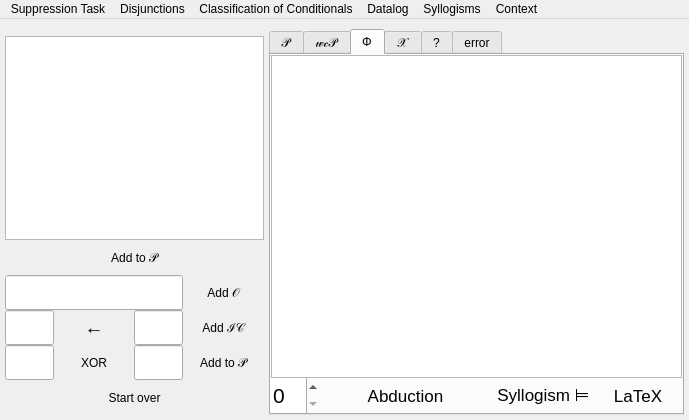
<?xml version="1.0" encoding="UTF-8"?>
<ui version="4.0">
 <class>MainWindow</class>
 <widget class="QMainWindow" name="MainWindow">
  <property name="enabled">
   <bool>true</bool>
  </property>
  <property name="geometry">
   <rect>
    <x>0</x>
    <y>0</y>
    <width>689</width>
    <height>420</height>
   </rect>
  </property>
  <property name="sizePolicy">
   <sizepolicy hsizetype="Expanding" vsizetype="Expanding">
    <horstretch>0</horstretch>
    <verstretch>0</verstretch>
   </sizepolicy>
  </property>
  <property name="minimumSize">
   <size>
    <width>530</width>
    <height>420</height>
   </size>
  </property>
  <property name="windowTitle">
   <string>WCS Reasoner</string>
  </property>
  <property name="tabShape">
   <enum>QTabWidget::Rounded</enum>
  </property>
  <property name="unifiedTitleAndToolBarOnMac">
   <bool>true</bool>
  </property>
  <widget class="QWidget" name="centralwidget">
   <property name="sizePolicy">
    <sizepolicy hsizetype="Expanding" vsizetype="Expanding">
     <horstretch>0</horstretch>
     <verstretch>0</verstretch>
    </sizepolicy>
   </property>
   <property name="minimumSize">
    <size>
     <width>400</width>
     <height>397</height>
    </size>
   </property>
   <layout class="QHBoxLayout" name="horizontalLayout" stretch="5,8">
    <property name="spacing">
     <number>5</number>
    </property>
    <property name="leftMargin">
     <number>5</number>
    </property>
    <property name="topMargin">
     <number>10</number>
    </property>
    <property name="rightMargin">
     <number>5</number>
    </property>
    <property name="bottomMargin">
     <number>5</number>
    </property>
    <item>
     <layout class="QGridLayout" name="gridLayout">
      <property name="topMargin">
       <number>7</number>
      </property>
      <property name="spacing">
       <number>0</number>
      </property>
      <item row="4" column="0" colspan="3">
       <widget class="QLineEdit" name="observation_line_edit">
        <property name="sizePolicy">
         <sizepolicy hsizetype="MinimumExpanding" vsizetype="Fixed">
          <horstretch>0</horstretch>
          <verstretch>0</verstretch>
         </sizepolicy>
        </property>
        <property name="minimumSize">
         <size>
          <width>0</width>
          <height>35</height>
         </size>
        </property>
        <property name="font">
         <font>
          <pointsize>14</pointsize>
         </font>
        </property>
       </widget>
      </item>
      <item row="7" column="2">
       <widget class="QLineEdit" name="disjunction_line_edit_right">
        <property name="sizePolicy">
         <sizepolicy hsizetype="Expanding" vsizetype="Fixed">
          <horstretch>0</horstretch>
          <verstretch>0</verstretch>
         </sizepolicy>
        </property>
        <property name="minimumSize">
         <size>
          <width>10</width>
          <height>35</height>
         </size>
        </property>
        <property name="font">
         <font>
          <pointsize>14</pointsize>
         </font>
        </property>
       </widget>
      </item>
      <item row="5" column="3">
       <widget class="QPushButton" name="input_constraint_button">
        <property name="enabled">
         <bool>true</bool>
        </property>
        <property name="sizePolicy">
         <sizepolicy hsizetype="Expanding" vsizetype="Fixed">
          <horstretch>0</horstretch>
          <verstretch>0</verstretch>
         </sizepolicy>
        </property>
        <property name="minimumSize">
         <size>
          <width>81</width>
          <height>35</height>
         </size>
        </property>
        <property name="toolTip">
         <string>Add intergrity constraint</string>
        </property>
        <property name="text">
         <string>Add ℐ𝒞</string>
        </property>
        <property name="flat">
         <bool>true</bool>
        </property>
       </widget>
      </item>
      <item row="4" column="3">
       <widget class="QPushButton" name="input_observation_button">
        <property name="sizePolicy">
         <sizepolicy hsizetype="Expanding" vsizetype="Fixed">
          <horstretch>0</horstretch>
          <verstretch>0</verstretch>
         </sizepolicy>
        </property>
        <property name="minimumSize">
         <size>
          <width>81</width>
          <height>35</height>
         </size>
        </property>
        <property name="toolTip">
         <string>Add obsevration</string>
        </property>
        <property name="autoFillBackground">
         <bool>true</bool>
        </property>
        <property name="text">
         <string>Add 𝒪</string>
        </property>
        <property name="flat">
         <bool>true</bool>
        </property>
       </widget>
      </item>
      <item row="5" column="0">
       <widget class="QLineEdit" name="constraint_left_head_line_edit">
        <property name="enabled">
         <bool>true</bool>
        </property>
        <property name="sizePolicy">
         <sizepolicy hsizetype="Expanding" vsizetype="Fixed">
          <horstretch>0</horstretch>
          <verstretch>0</verstretch>
         </sizepolicy>
        </property>
        <property name="minimumSize">
         <size>
          <width>10</width>
          <height>35</height>
         </size>
        </property>
        <property name="font">
         <font>
          <pointsize>14</pointsize>
         </font>
        </property>
       </widget>
      </item>
      <item row="9" column="0" colspan="4">
       <widget class="QPushButton" name="clear_program_button">
        <property name="sizePolicy">
         <sizepolicy hsizetype="MinimumExpanding" vsizetype="Fixed">
          <horstretch>0</horstretch>
          <verstretch>0</verstretch>
         </sizepolicy>
        </property>
        <property name="minimumSize">
         <size>
          <width>0</width>
          <height>35</height>
         </size>
        </property>
        <property name="toolTip">
         <string/>
        </property>
        <property name="text">
         <string>Start over</string>
        </property>
        <property name="flat">
         <bool>true</bool>
        </property>
       </widget>
      </item>
      <item row="5" column="2">
       <widget class="QLineEdit" name="constraint_right_body_line_edit">
        <property name="enabled">
         <bool>true</bool>
        </property>
        <property name="sizePolicy">
         <sizepolicy hsizetype="Expanding" vsizetype="Fixed">
          <horstretch>0</horstretch>
          <verstretch>0</verstretch>
         </sizepolicy>
        </property>
        <property name="minimumSize">
         <size>
          <width>10</width>
          <height>35</height>
         </size>
        </property>
        <property name="font">
         <font>
          <pointsize>14</pointsize>
         </font>
        </property>
       </widget>
      </item>
      <item row="7" column="0">
       <widget class="QLineEdit" name="disjunction_line_edit_left">
        <property name="sizePolicy">
         <sizepolicy hsizetype="Expanding" vsizetype="Fixed">
          <horstretch>0</horstretch>
          <verstretch>0</verstretch>
         </sizepolicy>
        </property>
        <property name="minimumSize">
         <size>
          <width>10</width>
          <height>35</height>
         </size>
        </property>
        <property name="font">
         <font>
          <pointsize>14</pointsize>
         </font>
        </property>
       </widget>
      </item>
      <item row="0" column="0" colspan="4">
       <widget class="QPlainTextEdit" name="input_program_text_edit">
        <property name="sizePolicy">
         <sizepolicy hsizetype="MinimumExpanding" vsizetype="Expanding">
          <horstretch>0</horstretch>
          <verstretch>0</verstretch>
         </sizepolicy>
        </property>
        <property name="minimumSize">
         <size>
          <width>0</width>
          <height>0</height>
         </size>
        </property>
        <property name="font">
         <font>
          <pointsize>12</pointsize>
         </font>
        </property>
        <property name="styleSheet">
         <string notr="true"/>
        </property>
        <property name="placeholderText">
         <string/>
        </property>
       </widget>
      </item>
      <item row="7" column="3">
       <widget class="QPushButton" name="input_disjunction_button">
        <property name="sizePolicy">
         <sizepolicy hsizetype="Expanding" vsizetype="Fixed">
          <horstretch>0</horstretch>
          <verstretch>0</verstretch>
         </sizepolicy>
        </property>
        <property name="minimumSize">
         <size>
          <width>81</width>
          <height>35</height>
         </size>
        </property>
        <property name="toolTip">
         <string>Add Disjunction</string>
        </property>
        <property name="text">
         <string>Add to 𝒫</string>
        </property>
        <property name="flat">
         <bool>true</bool>
        </property>
       </widget>
      </item>
      <item row="3" column="0" colspan="4">
       <widget class="QPushButton" name="input_program_button">
        <property name="sizePolicy">
         <sizepolicy hsizetype="Expanding" vsizetype="Fixed">
          <horstretch>0</horstretch>
          <verstretch>0</verstretch>
         </sizepolicy>
        </property>
        <property name="minimumSize">
         <size>
          <width>0</width>
          <height>35</height>
         </size>
        </property>
        <property name="autoFillBackground">
         <bool>true</bool>
        </property>
        <property name="text">
         <string>Add to 𝒫</string>
        </property>
        <property name="flat">
         <bool>true</bool>
        </property>
       </widget>
      </item>
      <item row="7" column="1">
       <widget class="QPushButton" name="exclusive_button">
        <property name="sizePolicy">
         <sizepolicy hsizetype="Minimum" vsizetype="Fixed">
          <horstretch>0</horstretch>
          <verstretch>0</verstretch>
         </sizepolicy>
        </property>
        <property name="minimumSize">
         <size>
          <width>0</width>
          <height>35</height>
         </size>
        </property>
        <property name="text">
         <string>XOR</string>
        </property>
        <property name="checkable">
         <bool>true</bool>
        </property>
        <property name="flat">
         <bool>true</bool>
        </property>
       </widget>
      </item>
      <item row="5" column="1">
       <widget class="QLabel" name="reverse_label_4">
        <property name="enabled">
         <bool>true</bool>
        </property>
        <property name="sizePolicy">
         <sizepolicy hsizetype="Minimum" vsizetype="Fixed">
          <horstretch>0</horstretch>
          <verstretch>0</verstretch>
         </sizepolicy>
        </property>
        <property name="minimumSize">
         <size>
          <width>0</width>
          <height>35</height>
         </size>
        </property>
        <property name="font">
         <font>
          <pointsize>14</pointsize>
         </font>
        </property>
        <property name="text">
         <string>←</string>
        </property>
        <property name="alignment">
         <set>Qt::AlignCenter</set>
        </property>
       </widget>
      </item>
     </layout>
    </item>
    <item>
     <widget class="QTabWidget" name="tabWidget">
      <property name="sizePolicy">
       <sizepolicy hsizetype="MinimumExpanding" vsizetype="Expanding">
        <horstretch>0</horstretch>
        <verstretch>0</verstretch>
       </sizepolicy>
      </property>
      <property name="minimumSize">
       <size>
        <width>0</width>
        <height>0</height>
       </size>
      </property>
      <property name="toolTip">
       <string/>
      </property>
      <property name="currentIndex">
       <number>2</number>
      </property>
      <property name="elideMode">
       <enum>Qt::ElideNone</enum>
      </property>
      <property name="tabsClosable">
       <bool>false</bool>
      </property>
      <widget class="QWidget" name="Ptab">
       <property name="font">
        <font>
         <pointsize>16</pointsize>
        </font>
       </property>
       <attribute name="title">
        <string>𝒫</string>
       </attribute>
       <attribute name="toolTip">
        <string>Program</string>
       </attribute>
       <layout class="QVBoxLayout" name="verticalLayout">
        <property name="spacing">
         <number>0</number>
        </property>
        <property name="leftMargin">
         <number>0</number>
        </property>
        <property name="topMargin">
         <number>0</number>
        </property>
        <property name="rightMargin">
         <number>0</number>
        </property>
        <property name="bottomMargin">
         <number>0</number>
        </property>
        <item>
         <widget class="QTextEdit" name="PTextEdit">
          <property name="sizePolicy">
           <sizepolicy hsizetype="Expanding" vsizetype="Expanding">
            <horstretch>0</horstretch>
            <verstretch>0</verstretch>
           </sizepolicy>
          </property>
          <property name="styleSheet">
           <string notr="true"/>
          </property>
          <property name="readOnly">
           <bool>true</bool>
          </property>
         </widget>
        </item>
        <item>
         <layout class="QHBoxLayout" name="horizontalLayout_2" stretch="8,5">
          <item>
           <widget class="QPushButton" name="to_wc_button">
            <property name="enabled">
             <bool>true</bool>
            </property>
            <property name="sizePolicy">
             <sizepolicy hsizetype="Expanding" vsizetype="Fixed">
              <horstretch>0</horstretch>
              <verstretch>0</verstretch>
             </sizepolicy>
            </property>
            <property name="minimumSize">
             <size>
              <width>0</width>
              <height>35</height>
             </size>
            </property>
            <property name="font">
             <font>
              <pointsize>13</pointsize>
             </font>
            </property>
            <property name="toolTip">
             <string>Ground and weakly complete</string>
            </property>
            <property name="text">
             <string>Next</string>
            </property>
            <property name="flat">
             <bool>true</bool>
            </property>
           </widget>
          </item>
          <item>
           <widget class="QPushButton" name="p_latex">
            <property name="minimumSize">
             <size>
              <width>92</width>
              <height>35</height>
             </size>
            </property>
            <property name="maximumSize">
             <size>
              <width>92</width>
              <height>35</height>
             </size>
            </property>
            <property name="font">
             <font>
              <pointsize>13</pointsize>
             </font>
            </property>
            <property name="text">
             <string>LaTeX</string>
            </property>
            <property name="iconSize">
             <size>
              <width>92</width>
              <height>35</height>
             </size>
            </property>
            <property name="checkable">
             <bool>true</bool>
            </property>
            <property name="flat">
             <bool>true</bool>
            </property>
           </widget>
          </item>
         </layout>
        </item>
       </layout>
      </widget>
      <widget class="QWidget" name="wcPtab">
       <property name="font">
        <font>
         <pointsize>16</pointsize>
        </font>
       </property>
       <attribute name="title">
        <string>𝓌𝒸𝒫</string>
       </attribute>
       <attribute name="toolTip">
        <string>Weak Completion of the Program</string>
       </attribute>
       <layout class="QVBoxLayout" name="verticalLayout_3">
        <property name="spacing">
         <number>0</number>
        </property>
        <property name="leftMargin">
         <number>0</number>
        </property>
        <property name="topMargin">
         <number>0</number>
        </property>
        <property name="rightMargin">
         <number>0</number>
        </property>
        <property name="bottomMargin">
         <number>0</number>
        </property>
        <item>
         <widget class="QTextEdit" name="wcPTextEdit">
          <property name="minimumSize">
           <size>
            <width>250</width>
            <height>0</height>
           </size>
          </property>
          <property name="styleSheet">
           <string notr="true"/>
          </property>
          <property name="readOnly">
           <bool>true</bool>
          </property>
         </widget>
        </item>
        <item>
         <layout class="QHBoxLayout" name="horizontalLayout_3" stretch="8,3,2">
          <item>
           <widget class="QPushButton" name="to_phi_button">
            <property name="enabled">
             <bool>true</bool>
            </property>
            <property name="minimumSize">
             <size>
              <width>0</width>
              <height>35</height>
             </size>
            </property>
            <property name="maximumSize">
             <size>
              <width>16777215</width>
              <height>35</height>
             </size>
            </property>
            <property name="font">
             <font>
              <pointsize>13</pointsize>
             </font>
            </property>
            <property name="toolTip">
             <string>Find fixed point</string>
            </property>
            <property name="text">
             <string>Next</string>
            </property>
            <property name="flat">
             <bool>true</bool>
            </property>
           </widget>
          </item>
          <item>
           <widget class="QPushButton" name="starting_i_button">
            <property name="minimumSize">
             <size>
              <width>85</width>
              <height>35</height>
             </size>
            </property>
            <property name="maximumSize">
             <size>
              <width>16777215</width>
              <height>35</height>
             </size>
            </property>
            <property name="font">
             <font>
              <pointsize>13</pointsize>
             </font>
            </property>
            <property name="toolTip">
             <string>Enter starting interpretation</string>
            </property>
            <property name="text">
             <string>Starting ℐ</string>
            </property>
            <property name="flat">
             <bool>true</bool>
            </property>
           </widget>
          </item>
          <item>
           <widget class="QPushButton" name="wcP_latex">
            <property name="minimumSize">
             <size>
              <width>0</width>
              <height>35</height>
             </size>
            </property>
            <property name="maximumSize">
             <size>
              <width>16777215</width>
              <height>35</height>
             </size>
            </property>
            <property name="font">
             <font>
              <pointsize>13</pointsize>
             </font>
            </property>
            <property name="text">
             <string>LaTeX</string>
            </property>
            <property name="checkable">
             <bool>true</bool>
            </property>
            <property name="flat">
             <bool>true</bool>
            </property>
           </widget>
          </item>
         </layout>
        </item>
       </layout>
      </widget>
      <widget class="QWidget" name="Phitab">
       <property name="font">
        <font>
         <pointsize>16</pointsize>
        </font>
       </property>
       <attribute name="title">
        <string>Φ</string>
       </attribute>
       <attribute name="toolTip">
        <string>Semantic Operator. Find the fixed point. Find the least model.</string>
       </attribute>
       <layout class="QVBoxLayout" name="verticalLayout_4">
        <property name="spacing">
         <number>0</number>
        </property>
        <property name="leftMargin">
         <number>0</number>
        </property>
        <property name="topMargin">
         <number>0</number>
        </property>
        <property name="rightMargin">
         <number>0</number>
        </property>
        <property name="bottomMargin">
         <number>0</number>
        </property>
        <item>
         <widget class="QTextEdit" name="PhiTextEdit">
          <property name="styleSheet">
           <string notr="true"/>
          </property>
          <property name="readOnly">
           <bool>true</bool>
          </property>
         </widget>
        </item>
        <item>
         <layout class="QHBoxLayout" name="horizontalLayout_4" stretch="0,6,3,3">
          <item>
           <widget class="QSpinBox" name="spinBox">
            <property name="sizePolicy">
             <sizepolicy hsizetype="Minimum" vsizetype="Fixed">
              <horstretch>0</horstretch>
              <verstretch>0</verstretch>
             </sizepolicy>
            </property>
            <property name="minimumSize">
             <size>
              <width>0</width>
              <height>35</height>
             </size>
            </property>
            <property name="toolTip">
             <string/>
            </property>
            <property name="frame">
             <bool>false</bool>
            </property>
           </widget>
          </item>
          <item>
           <widget class="QPushButton" name="to_x_button">
            <property name="enabled">
             <bool>true</bool>
            </property>
            <property name="minimumSize">
             <size>
              <width>0</width>
              <height>35</height>
             </size>
            </property>
            <property name="font">
             <font>
              <pointsize>13</pointsize>
             </font>
            </property>
            <property name="toolTip">
             <string>Skeptical abduction</string>
            </property>
            <property name="text">
             <string>Abduction</string>
            </property>
            <property name="flat">
             <bool>true</bool>
            </property>
           </widget>
          </item>
          <item>
           <widget class="QPushButton" name="to_syll_button">
            <property name="minimumSize">
             <size>
              <width>0</width>
              <height>35</height>
             </size>
            </property>
            <property name="font">
             <font>
              <pointsize>13</pointsize>
             </font>
            </property>
            <property name="text">
             <string>Syllogism ⊨</string>
            </property>
            <property name="flat">
             <bool>true</bool>
            </property>
           </widget>
          </item>
          <item>
           <widget class="QPushButton" name="phi_latex">
            <property name="minimumSize">
             <size>
              <width>0</width>
              <height>35</height>
             </size>
            </property>
            <property name="font">
             <font>
              <pointsize>13</pointsize>
             </font>
            </property>
            <property name="text">
             <string>LaTeX</string>
            </property>
            <property name="checkable">
             <bool>true</bool>
            </property>
            <property name="flat">
             <bool>true</bool>
            </property>
           </widget>
          </item>
         </layout>
        </item>
       </layout>
      </widget>
      <widget class="QWidget" name="Xtab">
       <property name="font">
        <font>
         <pointsize>16</pointsize>
        </font>
       </property>
       <attribute name="title">
        <string>𝒳</string>
       </attribute>
       <attribute name="toolTip">
        <string>Abduction: reason skeptically</string>
       </attribute>
       <layout class="QVBoxLayout" name="verticalLayout_5">
        <property name="spacing">
         <number>0</number>
        </property>
        <property name="leftMargin">
         <number>0</number>
        </property>
        <property name="topMargin">
         <number>0</number>
        </property>
        <property name="rightMargin">
         <number>0</number>
        </property>
        <property name="bottomMargin">
         <number>0</number>
        </property>
        <item>
         <widget class="QTextEdit" name="XTextEdit">
          <property name="styleSheet">
           <string notr="true"/>
          </property>
          <property name="readOnly">
           <bool>true</bool>
          </property>
         </widget>
        </item>
        <item>
         <widget class="QPushButton" name="x_latex">
          <property name="minimumSize">
           <size>
            <width>0</width>
            <height>35</height>
           </size>
          </property>
          <property name="font">
           <font>
            <pointsize>13</pointsize>
           </font>
          </property>
          <property name="text">
           <string>LaTeX</string>
          </property>
          <property name="iconSize">
           <size>
            <width>46</width>
            <height>23</height>
           </size>
          </property>
          <property name="checkable">
           <bool>true</bool>
          </property>
          <property name="flat">
           <bool>true</bool>
          </property>
         </widget>
        </item>
       </layout>
      </widget>
      <widget class="QWidget" name="help_tab">
       <attribute name="title">
        <string>?</string>
       </attribute>
       <layout class="QVBoxLayout" name="verticalLayout_6">
        <property name="spacing">
         <number>0</number>
        </property>
        <property name="leftMargin">
         <number>0</number>
        </property>
        <property name="topMargin">
         <number>0</number>
        </property>
        <property name="rightMargin">
         <number>0</number>
        </property>
        <property name="bottomMargin">
         <number>0</number>
        </property>
        <item>
         <widget class="QTextEdit" name="help_textEdit">
          <property name="font">
           <font>
            <pointsize>14</pointsize>
           </font>
          </property>
          <property name="styleSheet">
           <string notr="true"/>
          </property>
          <property name="readOnly">
           <bool>true</bool>
          </property>
         </widget>
        </item>
        <item>
         <widget class="QPushButton" name="open_guide_button">
          <property name="enabled">
           <bool>true</bool>
          </property>
          <property name="minimumSize">
           <size>
            <width>0</width>
            <height>35</height>
           </size>
          </property>
          <property name="text">
           <string>Open manual</string>
          </property>
          <property name="flat">
           <bool>true</bool>
          </property>
         </widget>
        </item>
       </layout>
      </widget>
      <widget class="QWidget" name="error_tab">
       <property name="enabled">
        <bool>true</bool>
       </property>
       <attribute name="title">
        <string>error</string>
       </attribute>
       <layout class="QVBoxLayout" name="verticalLayout_7">
        <property name="spacing">
         <number>0</number>
        </property>
        <property name="leftMargin">
         <number>0</number>
        </property>
        <property name="topMargin">
         <number>0</number>
        </property>
        <property name="rightMargin">
         <number>0</number>
        </property>
        <property name="bottomMargin">
         <number>0</number>
        </property>
        <item>
         <widget class="QTextEdit" name="error_textEdit">
          <property name="font">
           <font>
            <pointsize>14</pointsize>
           </font>
          </property>
          <property name="styleSheet">
           <string notr="true"/>
          </property>
          <property name="readOnly">
           <bool>true</bool>
          </property>
         </widget>
        </item>
       </layout>
      </widget>
     </widget>
    </item>
   </layout>
  </widget>
  <widget class="QMenuBar" name="menubar">
   <property name="geometry">
    <rect>
     <x>0</x>
     <y>0</y>
     <width>689</width>
     <height>24</height>
    </rect>
   </property>
   <widget class="QMenu" name="menuSuppression_Task">
    <property name="title">
     <string>Suppression Task</string>
    </property>
    <addaction name="action1_AA"/>
    <addaction name="action2_AA_ALT"/>
    <addaction name="action3_AA_ADD"/>
    <addaction name="action4_DA"/>
    <addaction name="action5_DA_ALT"/>
    <addaction name="action6_DA_ADD"/>
    <addaction name="action7_AC"/>
    <addaction name="action8_AC_ALT"/>
    <addaction name="action9_AC_ADD"/>
    <addaction name="action10_DC"/>
    <addaction name="action11_DC_ALT"/>
    <addaction name="action12_DC_ADD"/>
   </widget>
   <widget class="QMenu" name="menuDisjunctions">
    <property name="title">
     <string>Disjunctions</string>
    </property>
    <addaction name="actionExample_1"/>
    <addaction name="actionExample_2"/>
    <addaction name="actionExample_3"/>
    <addaction name="actionExample_4"/>
    <addaction name="actionExample_5"/>
    <addaction name="actionExample_6"/>
   </widget>
   <widget class="QMenu" name="menuClassification_of_Conditionals">
    <property name="title">
     <string>Classification of Conditionals</string>
    </property>
    <addaction name="action1_AA_both"/>
    <addaction name="action2_DA_both"/>
    <addaction name="action3_AC_non_necessary"/>
    <addaction name="action4_DC_factual"/>
   </widget>
   <widget class="QMenu" name="menuDatalog">
    <property name="title">
     <string>Datalog</string>
    </property>
    <addaction name="action1_Birds_Explicit"/>
    <addaction name="action2_Birds_Implicit"/>
   </widget>
   <widget class="QMenu" name="menuSyllogisms">
    <property name="title">
     <string>Syllogisms</string>
    </property>
    <addaction name="action1_IA2"/>
    <addaction name="action2_OA4"/>
    <addaction name="action3_IE4"/>
   </widget>
   <widget class="QMenu" name="menuContext">
    <property name="title">
     <string>Context</string>
    </property>
    <addaction name="actionTweety_by_Default"/>
    <addaction name="actionTweety_is_a_Penguin"/>
    <addaction name="actionTweety_has_Wings"/>
    <addaction name="actionNon_monotonic"/>
   </widget>
   <addaction name="menuSuppression_Task"/>
   <addaction name="menuDisjunctions"/>
   <addaction name="menuClassification_of_Conditionals"/>
   <addaction name="menuDatalog"/>
   <addaction name="menuSyllogisms"/>
   <addaction name="menuContext"/>
  </widget>
  <action name="action1_AA">
   <property name="text">
    <string>1. AA</string>
   </property>
  </action>
  <action name="action2_AA_ALT">
   <property name="text">
    <string>2. AA &amp;&amp; ALT</string>
   </property>
  </action>
  <action name="action3_AA_ADD">
   <property name="text">
    <string>3. AA &amp;&amp; ADD</string>
   </property>
  </action>
  <action name="action4_DA">
   <property name="text">
    <string>4. DA</string>
   </property>
  </action>
  <action name="action5_DA_ALT">
   <property name="text">
    <string>5. DA &amp;&amp; ALT</string>
   </property>
  </action>
  <action name="action6_DA_ADD">
   <property name="text">
    <string>6. DA &amp;&amp; ADD</string>
   </property>
  </action>
  <action name="action7_AC">
   <property name="text">
    <string>7. AC</string>
   </property>
  </action>
  <action name="action8_AC_ALT">
   <property name="text">
    <string>8. AC &amp;&amp; ALT</string>
   </property>
  </action>
  <action name="action9_AC_ADD">
   <property name="text">
    <string>9. AC &amp;&amp; ADD</string>
   </property>
  </action>
  <action name="action10_DC">
   <property name="text">
    <string>10. DC</string>
   </property>
  </action>
  <action name="action11_DC_ALT">
   <property name="text">
    <string>11. DC &amp;&amp; ALT</string>
   </property>
  </action>
  <action name="action12_DC_ADD">
   <property name="text">
    <string>12. DC &amp;&amp; ADD</string>
   </property>
  </action>
  <action name="actionExample_1">
   <property name="text">
    <string>Example 1</string>
   </property>
  </action>
  <action name="actionExample_2">
   <property name="text">
    <string>Example 2</string>
   </property>
  </action>
  <action name="actionExample_3">
   <property name="text">
    <string>Example 3</string>
   </property>
  </action>
  <action name="actionExample_4">
   <property name="text">
    <string>Example 4</string>
   </property>
  </action>
  <action name="actionExample_5">
   <property name="text">
    <string>Example 5</string>
   </property>
  </action>
  <action name="actionExample_6">
   <property name="text">
    <string>Example 6</string>
   </property>
  </action>
  <action name="action3_AC_non_necessary">
   <property name="text">
    <string>3. AC non-necessary</string>
   </property>
  </action>
  <action name="action4_DC_factual">
   <property name="text">
    <string>4. DC factual</string>
   </property>
  </action>
  <action name="action1_AA_both">
   <property name="text">
    <string>1. AA both</string>
   </property>
  </action>
  <action name="action2_DA_both">
   <property name="text">
    <string>2. DA both</string>
   </property>
  </action>
  <action name="action1_Birds_Explicit">
   <property name="text">
    <string>1. Birds Explicit</string>
   </property>
  </action>
  <action name="action2_Birds_Implicit">
   <property name="text">
    <string>2. Birds Implicit</string>
   </property>
  </action>
  <action name="action1_IA2">
   <property name="text">
    <string>1. IA2</string>
   </property>
  </action>
  <action name="action2_OA4">
   <property name="text">
    <string>2. OA4</string>
   </property>
  </action>
  <action name="action3_IE4">
   <property name="text">
    <string>3. IE4</string>
   </property>
  </action>
  <action name="actionTweety_by_Default">
   <property name="text">
    <string>Tweety by Default</string>
   </property>
  </action>
  <action name="actionTweety_is_a_Penguin">
   <property name="text">
    <string>Tweety is a Penguin</string>
   </property>
  </action>
  <action name="actionTweety_has_Wings">
   <property name="text">
    <string>Tweety has Wings</string>
   </property>
  </action>
  <action name="actionNon_monotonic">
   <property name="text">
    <string>Non-monotonic</string>
   </property>
  </action>
 </widget>
 <tabstops>
  <tabstop>input_program_text_edit</tabstop>
  <tabstop>observation_line_edit</tabstop>
  <tabstop>constraint_left_head_line_edit</tabstop>
  <tabstop>constraint_right_body_line_edit</tabstop>
  <tabstop>disjunction_line_edit_left</tabstop>
  <tabstop>exclusive_button</tabstop>
  <tabstop>disjunction_line_edit_right</tabstop>
  <tabstop>tabWidget</tabstop>
  <tabstop>PTextEdit</tabstop>
  <tabstop>input_observation_button</tabstop>
  <tabstop>input_program_button</tabstop>
  <tabstop>clear_program_button</tabstop>
  <tabstop>input_constraint_button</tabstop>
  <tabstop>to_wc_button</tabstop>
  <tabstop>p_latex</tabstop>
  <tabstop>input_disjunction_button</tabstop>
  <tabstop>PhiTextEdit</tabstop>
  <tabstop>open_guide_button</tabstop>
  <tabstop>error_textEdit</tabstop>
  <tabstop>wcPTextEdit</tabstop>
  <tabstop>XTextEdit</tabstop>
  <tabstop>help_textEdit</tabstop>
  <tabstop>to_phi_button</tabstop>
  <tabstop>starting_i_button</tabstop>
  <tabstop>wcP_latex</tabstop>
  <tabstop>to_x_button</tabstop>
  <tabstop>phi_latex</tabstop>
  <tabstop>x_latex</tabstop>
 </tabstops>
 <resources>
  <include location="../r.qrc"/>
 </resources>
 <connections>
  <connection>
   <sender>observation_line_edit</sender>
   <signal>returnPressed()</signal>
   <receiver>input_observation_button</receiver>
   <slot>animateClick()</slot>
   <hints>
    <hint type="sourcelabel">
     <x>325</x>
     <y>445</y>
    </hint>
    <hint type="destinationlabel">
     <x>325</x>
     <y>496</y>
    </hint>
   </hints>
  </connection>
  <connection>
   <sender>disjunction_line_edit_left</sender>
   <signal>returnPressed()</signal>
   <receiver>disjunction_line_edit_right</receiver>
   <slot>selectAll()</slot>
   <hints>
    <hint type="sourcelabel">
     <x>65</x>
     <y>405</y>
    </hint>
    <hint type="destinationlabel">
     <x>205</x>
     <y>405</y>
    </hint>
   </hints>
  </connection>
  <connection>
   <sender>disjunction_line_edit_right</sender>
   <signal>returnPressed()</signal>
   <receiver>input_disjunction_button</receiver>
   <slot>animateClick()</slot>
   <hints>
    <hint type="sourcelabel">
     <x>205</x>
     <y>405</y>
    </hint>
    <hint type="destinationlabel">
     <x>320</x>
     <y>405</y>
    </hint>
   </hints>
  </connection>
  <connection>
   <sender>constraint_right_body_line_edit</sender>
   <signal>returnPressed()</signal>
   <receiver>input_constraint_button</receiver>
   <slot>animateClick()</slot>
   <hints>
    <hint type="sourcelabel">
     <x>180</x>
     <y>475</y>
    </hint>
    <hint type="destinationlabel">
     <x>320</x>
     <y>475</y>
    </hint>
   </hints>
  </connection>
  <connection>
   <sender>constraint_left_head_line_edit</sender>
   <signal>returnPressed()</signal>
   <receiver>constraint_right_body_line_edit</receiver>
   <slot>selectAll()</slot>
   <hints>
    <hint type="sourcelabel">
     <x>45</x>
     <y>475</y>
    </hint>
    <hint type="destinationlabel">
     <x>180</x>
     <y>475</y>
    </hint>
   </hints>
  </connection>
 </connections>
</ui>
